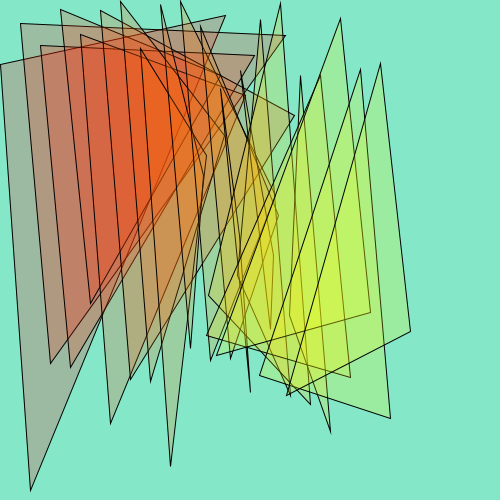
Frame 1 (no input)
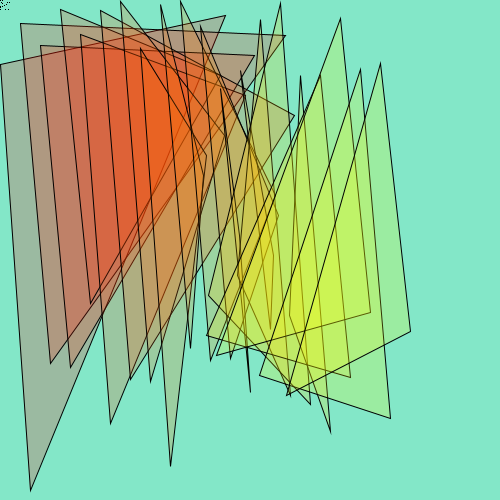
Frame 60 (the mouse pressed at the canvas centre just before this capture)
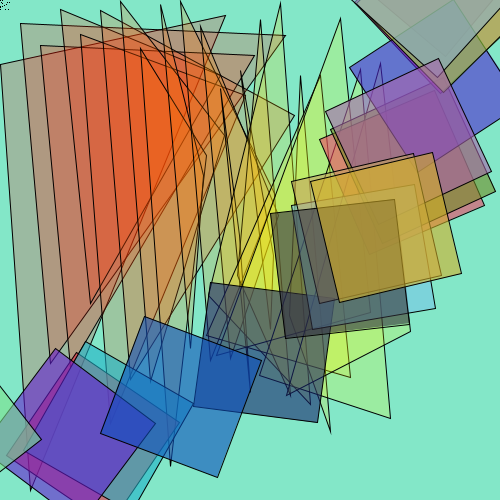
Frame 120 (the mouse held since frame 60 and released just before this capture)

The Processing sketch that drew these frames (run headless with seeded random() and noise(); from frame 60 on, the mouse is pressed at the canvas centre):

// Processing sketch: processing_134402
// ── processing_134402.pde

void setup(){
size(500,500);
background(131,231,200);

int x = 0;
int g=0;

for(int i=0; i<20; i=i+1){
  fill(255,g,0,50);
  triangle(x, random(100),random(200,300),x+15,x+30,random(300,500));
  x=x+20;
  g=g+15;
}
}

void draw(){
  fill(random(255),random(255),random(255),150);
  translate(random(-10,10),random(-10,10));
  rotate(random(TWO_PI));
  rect (mouseX, mouseY,mouseX/2, mouseY/2);
  
}
  
